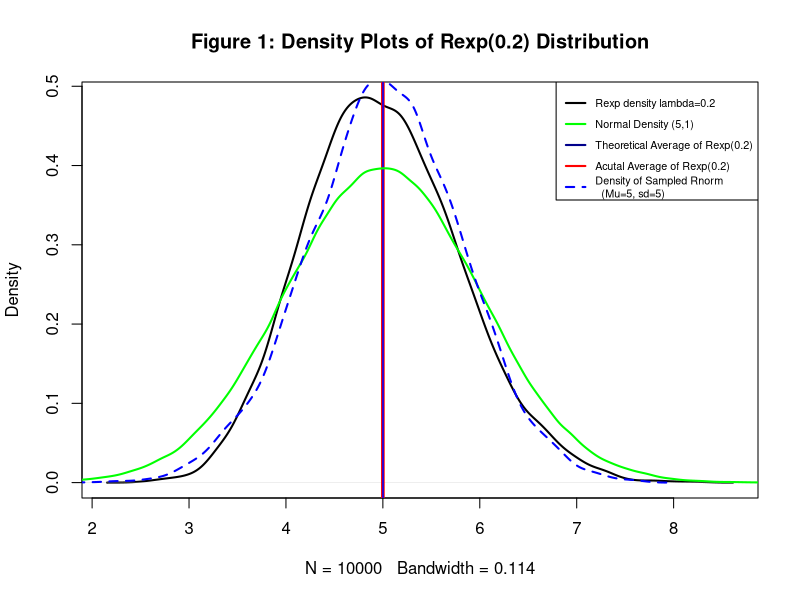
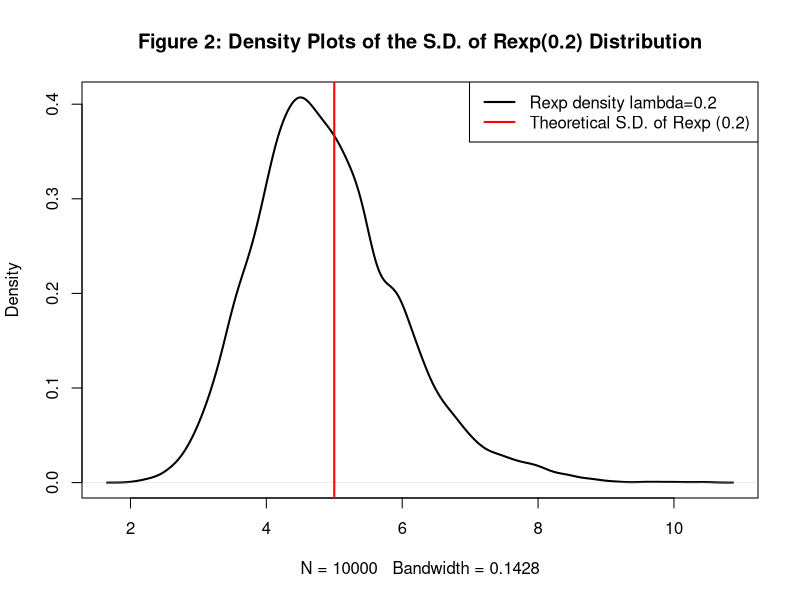

Write the R code that produced these figures, in order.
## ---- chunk 1
n<-40
x<-replicate(10000, { rexp(n, 0.2)})
xbar<-apply(x, 2, mean)
xsd<-apply(x, 2, sd)
norm<-replicate(10000, {mean(rnorm(40,1/0.2, 1/0.2))})
ul <- 5 + (qnorm(0.975) *(5/sqrt(n)))
ll <- 5 - (qnorm(0.975) *(5/sqrt(n)) )
coverage<-mean(ul>=xbar & ll<=xbar)
## ---- chunk 2
plot(density(xbar), lwd=2, main="Figure 1: Density Plots of Rexp(0.2) Distribution")
abline(v=1/0.2, col="red", lwd=3.5)
abline(v=mean(xbar), col="blue", lwd=1.5)
legend(x="topright", c("Rexp density lambda=0.2", "Normal Density (5,1)", 
  "Theoretical Average of Rexp(0.2)", "Acutal Average of Rexp(0.2)", "Density of Sampled Rnorm
  (Mu=5, sd=5)"), lty=c(1,1,1,1,2), lwd=c(2,2,2,2,2), col=c("black", 
  "green", "darkblue","red", "blue"), cex=0.65)
lines(density(rnorm(400000, 5, 1)), lwd=2, col="green")
lines(density(norm), lty=2, lwd=2, col="blue")
## ---- chunk 3
plot(density(xsd), lwd=2, main="Figure 2: Density Plots of the S.D. of Rexp(0.2) Distribution")
abline(v=1/0.2, col="red", lwd=2)
legend(x="topright", c("Rexp density lambda=0.2", "Theoretical S.D. of Rexp (0.2)"), lty=c(1,1), lwd=c(2,2), col=c("black", "red"))

## ---- chunk 4

ul <- 5 + (qnorm(0.975) *(5/sqrt(n)))
ll <- 5 - (qnorm(0.975) *(5/sqrt(n)) )
coverage<-mean(ul>=xbar & ll<=xbar)

